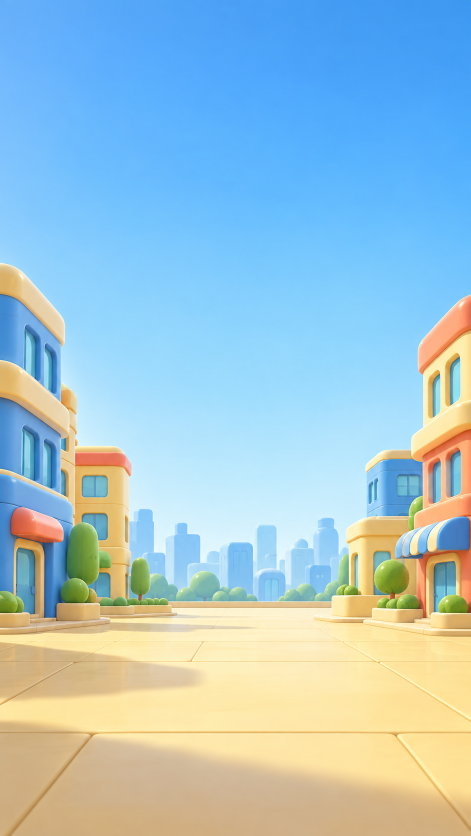
#> input picture preparation/design/R7/assets/bg-ground-clear-r7.png, 941 x 1672 px, given in place of inventory-vertical-r7.png, which was not available (shown at 1/2 size)
$ python clean_candidate_edges.py
#> lines starting #> are read from the running program, lines starting #| are printed output that depends on the picture; after the words box and inside, x2 and y2 are one past the last pixel; in counts of white or black regions, pixels touching at a corner belong together; pictures that were not available may be replaced by others from this repository, and a replacement may not be noted
"""Traceable alpha-only cleanup for generated R7 candidates; source files stay intact."""
from pathlib import Path
import hashlib
import json

import numpy as np
from PIL import Image, ImageDraw

ROOT = Path(__file__).resolve().parent
ASSETS = ROOT / 'assets'
QA = ROOT / 'qa'
QA.mkdir(exist_ok=True)


def expand(mask, radius):
    """Keep a generous rectangular envelope around the connected material and shadow."""
    padded = np.pad(mask, ((0, 0), (radius, radius)))
    horizontal = np.zeros_like(mask)
    for dx in range(radius * 2 + 1):
        horizontal |= padded[:, dx:dx + mask.shape[1]]
    padded = np.pad(horizontal, ((radius, radius), (0, 0)))
    result = np.zeros_like(mask)
    for dy in range(radius * 2 + 1):
        result |= padded[dy:dy + mask.shape[0], :]
    return result


def clean(name):
#> called with name = 'inventory-vertical-r7'
    source = ASSETS / f'{name}.png'
    target = ASSETS / f'{name}-clean.png'
    original = Image.open(source).convert('RGBA')
    data = np.array(original)
    alpha = data[:, :, 3]
#> alpha: shape (1672, 941); every value is 255
    marker = Image.fromarray(np.uint8(alpha >= 32) * 255).copy()
    ImageDraw.floodfill(marker, (marker.width // 2, marker.height // 2), 128)
#> marker: PIL image 941x1672 L; every value is 128
    connected = np.array(marker) == 128
#> connected: shape (1672, 941) bool; every value is 1
    assert connected.sum() > alpha.size / 2, 'Expected one connected main body'
    envelope = expand(connected, 32)
#> in expand, `padded = np.pad(mask, ((0, 0), (radius, radius)))`:
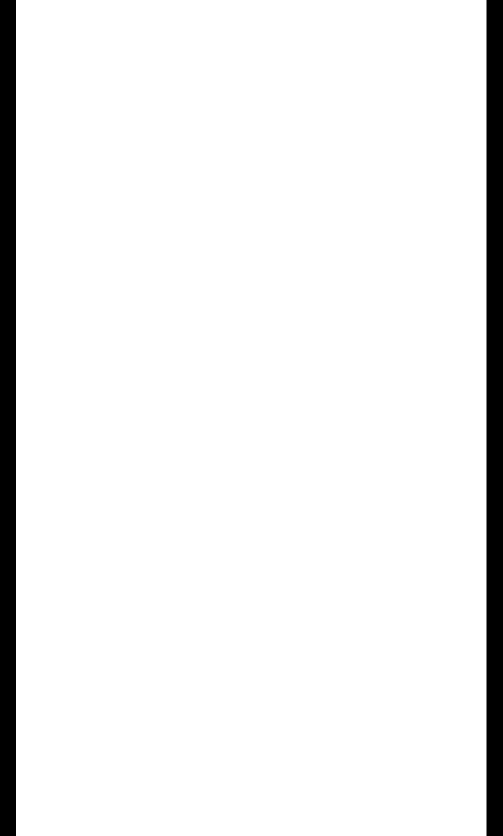
#> padded: shape (1672, 1005) bool (shown at 1/2 size); 93.6% white; 2 black regions, box (x1, y1, x2, y2) and area: (0, 0, 32, 1672) 53504, (973, 0, 1005, 1672) 53504
#> in expand, `padded = np.pad(horizontal, ((radius, radius), (0, 0)))`:
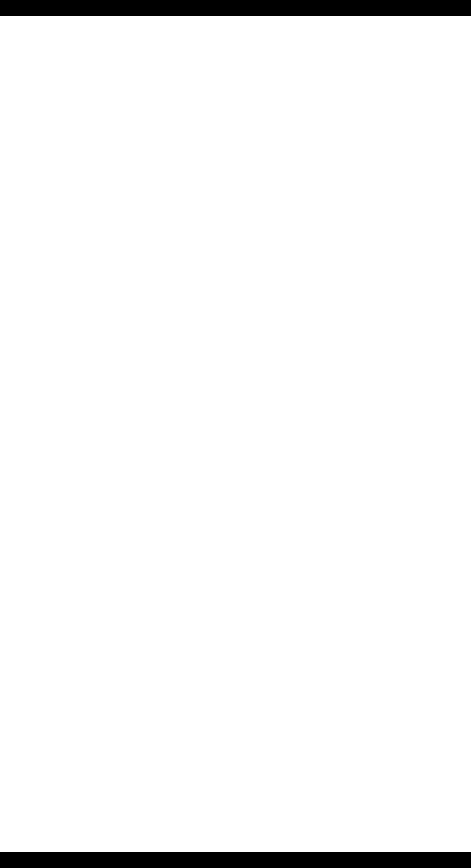
#> padded: shape (1736, 941) bool (shown at 1/2 size); 96.3% white; 2 black regions, box (x1, y1, x2, y2) and area: (0, 0, 941, 32) 30112, (0, 1704, 941, 1736) 30112
#> the loop in expand, `for dy in range(radius * 2 + 1):` made 65 passes
#> pass 3, in expand, `result |= padded[dy:dy + mask.shape[0], :]`:
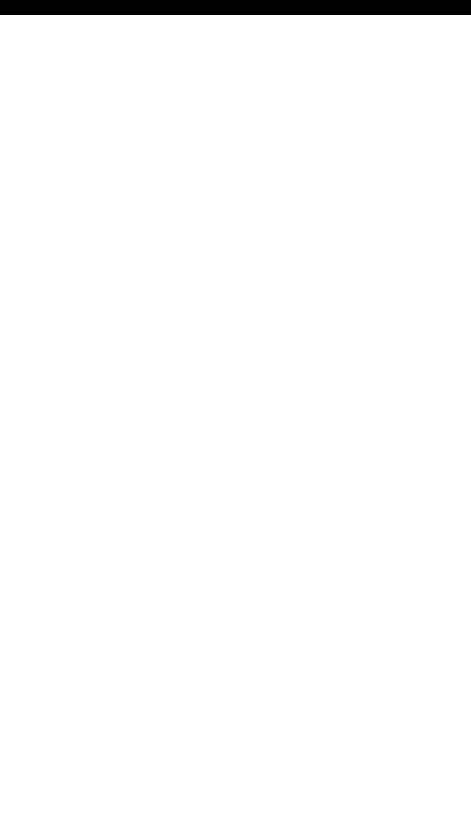
#> result: shape (1672, 941) bool (shown at 1/2 size); 98.2% white; 1 black region, box (x1, y1, x2, y2) and area: (0, 0, 941, 30) 28230
    rgb = data[:, :, :3]
#> rgb is the input picture: shape (1672, 941, 3); mean R, G, B 161.5, 196.2, 209.3
    near_white_residue = (rgb.min(axis=2) >= 242) & (alpha <= 7) & ~connected
#> near_white_residue: shape (1672, 941) bool; every value is 0
    remove = (~envelope | near_white_residue) & (alpha > 0)
    cleaned = data.copy()
    cleaned[remove, 3] = 0
    cleaned[cleaned[:, :, 3] == 0, :3] = 0
    Image.fromarray(cleaned).save(target)
    assert np.array_equal(data[connected], cleaned[connected]), 'Material core must be byte-identical'
    visible = cleaned[:, :, 3] > 0
    assert np.array_equal(data[visible, :3], cleaned[visible, :3]), 'All visible RGB values must remain unchanged'
    changed_alpha = alpha[remove]
#> changed_alpha = empty array
    statistics = {
        'changed_pixel_count': int(remove.sum()),
        'removed_near_white_low_alpha_pixel_count': int((near_white_residue & (alpha > 0)).sum()),
        'changed_pixel_fraction': float(remove.mean()),
        'changed_alpha_max': int(changed_alpha.max()) if len(changed_alpha) else 0,
        'preserved_core_pixel_count': int(connected.sum()),
        'preserved_core_rgba_identical': True,
        'all_visible_rgb_identical': True,
        'hidden_rgb_zeroed_pixel_count': int(((cleaned[:, :, 3] == 0) & (data[:, :, :3].max(axis=2) > 0)).sum()),
        'original_alpha_bbox': list(original.getchannel('A').getbbox()),
        'clean_alpha_bbox': list(Image.fromarray(cleaned[:, :, 3]).getbbox()),
        'original_alpha_mass': int(alpha.astype(np.uint64).sum()),
        'clean_alpha_mass': int(cleaned[:, :, 3].astype(np.uint64).sum()),
        'remaining_partial_alpha_pixel_count': int(((cleaned[:, :, 3] > 0) & (cleaned[:, :, 3] < 255)).sum()),
    }
    qa_files = []
    # Separate QA images only; backgrounds are never baked into the sprite.
    for label, color in [('light-blue', '#bfdcf0'), ('dark-blue', '#12304d')]:
        page = Image.new('RGB', (1040, 950), color)
        draw = ImageDraw.Draw(page)
        draw.text((30, 20), f'{name} | {label} | before / alpha cleaned', fill='#ffffff' if label == 'dark-blue' else '#12304d')
        for index, sprite in enumerate([original, Image.fromarray(cleaned)]):
            display = sprite.copy()
            display.thumbnail((480, 790), Image.Resampling.LANCZOS)
            x = 20 + index * 520 + (480 - display.width) // 2
            y = 85 + (790 - display.height) // 2
            page.paste(display, (x, y), display)
            draw.text((30 + index * 520, 55), 'ORIGINAL' if index == 0 else 'CLEANED', fill='#ffffff' if label == 'dark-blue' else '#12304d')
        qa_file = QA / f'{name}-{label}-edges.png'
        page.save(qa_file)
        qa_files.append(str(qa_file.relative_to(ROOT)))
#> this loop made 2 passes
#> pass 1, in clean, `page = Image.new('RGB', (1040, 950), color)`:
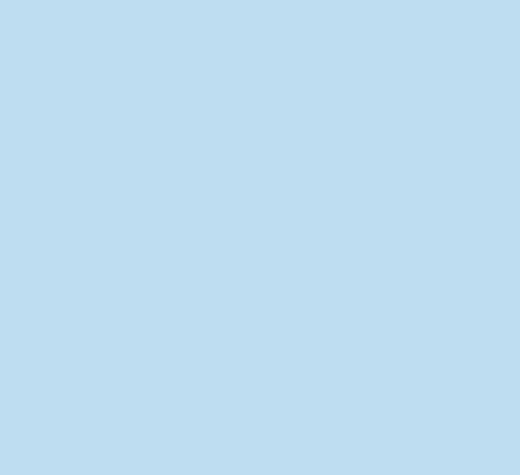
#> page: PIL image 1040x950 RGB (shown at 1/2 size); mean R, G, B 191, 220, 240
#> pass 1, in clean, `page.save(qa_file)`:
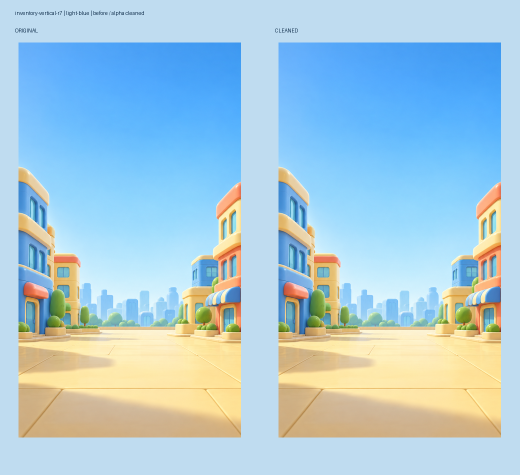
#> saved as inventory-vertical-r7-light-blue-edges.png: PIL image 1040x950 RGB (shown at 1/2 size); mean R, G, B 169.8, 202.9, 218
#> pass 2, in clean, `page = Image.new('RGB', (1040, 950), color)`:
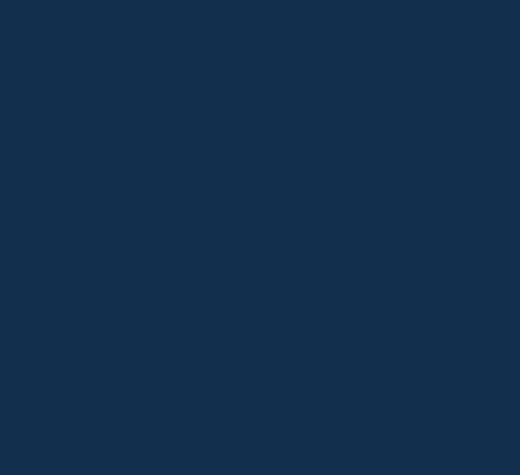
#> page: PIL image 1040x950 RGB (shown at 1/2 size); mean R, G, B 18, 48, 77
#> after the loop:
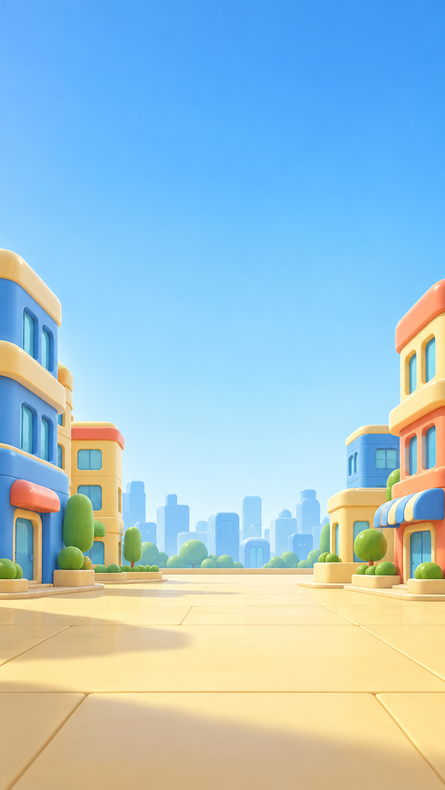
#> display: PIL image 445x790 RGBA; mean R, G, B, A 161.4, 196.2, 209.3, 255
#> after the loop, qa_files = 2 items
    metadata_file = ASSETS / f'{name}.source.json'
#> (the run stopped early here; a loop or call above may not have finished)

$ run again, on preparation/design/R7/assets/inventory-vertical-r7.png
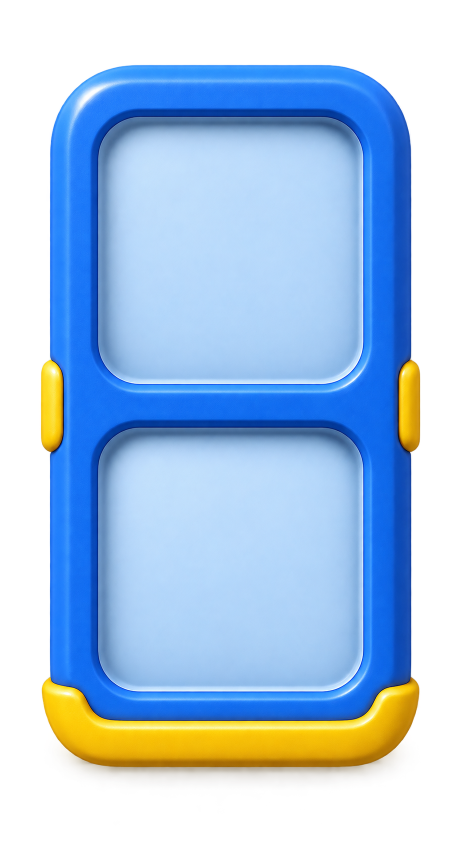
#> input picture preparation/design/R7/assets/inventory-vertical-r7.png, 922 x 1706 px (shown at 1/2 size)
#> in clean, original is the input picture: PIL image 922x1706 RGBA; mean R, G, B, A 79.7, 108.3, 139, 162
#> connected: shape (1706, 922) bool; 64.5% white; 2 black regions (1 under 20 px), largest, box (x1, y1, x2, y2) and area: (0, 0, 922, 1706) 558097
#> after the loop in expand, `for dy in range(radius * 2 + 1):`:
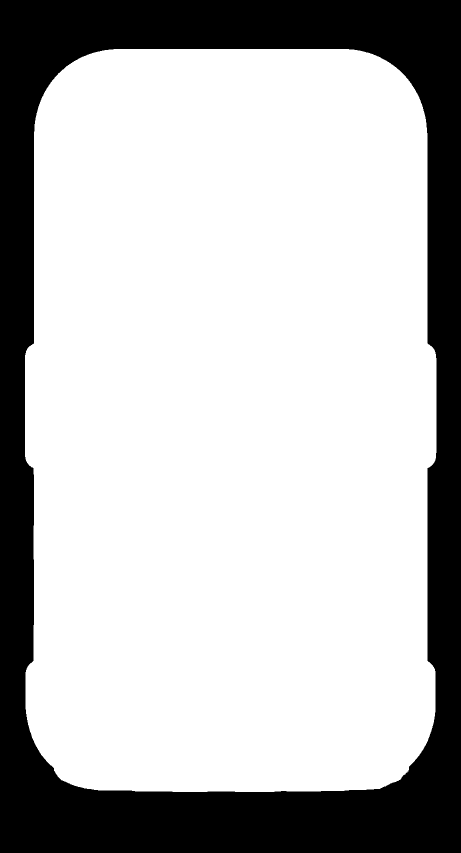
#> result: shape (1706, 922) bool (shown at 1/2 size); 73.8% white; 1 black region, box (x1, y1, x2, y2) and area: (0, 0, 922, 1706) 411805
#> near_white_residue: shape (1706, 922) bool; 0% white in thin lines or dots, all inside (x1, y1, x2, y2) = (80, 137, 835, 1477)
#> remove: shape (1706, 922) bool; 0.3% white; 256 white regions (244 under 20 px), largest, box (x1, y1, x2, y2) and area: (298, 1583, 534, 1612) 2230, (541, 1582, 621, 1596) 684, (802, 1508, 842, 1561) 420
#> visible: shape (1706, 922) bool; 66.8% white; 178 black regions (175 under 20 px), largest, box (x1, y1, x2, y2) and area: (0, 0, 922, 1706) 520765, (264, 128, 662, 129) 398, (99, 1145, 100, 1165) 20
#> changed_alpha = 4679 values, max 2 at index 47, min 1 at index 0, mean 1.01
#> after the loop in clean, `for label, color in [('light-blue', '#bfdcf0'), ('dark-blue', '#12304d..`:
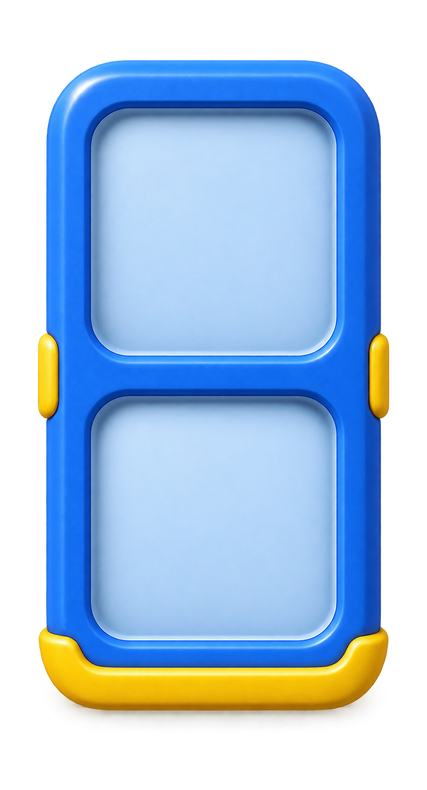
#> display: PIL image 427x790 RGBA; mean R, G, B, A 79.6, 108, 138.5, 162; transparent parts drawn white
#> after the loop in clean, `for label, color in [('light-blue', '#bfdcf0'), ('dark-blue', '#12304d..`: qa_files = 2 items
